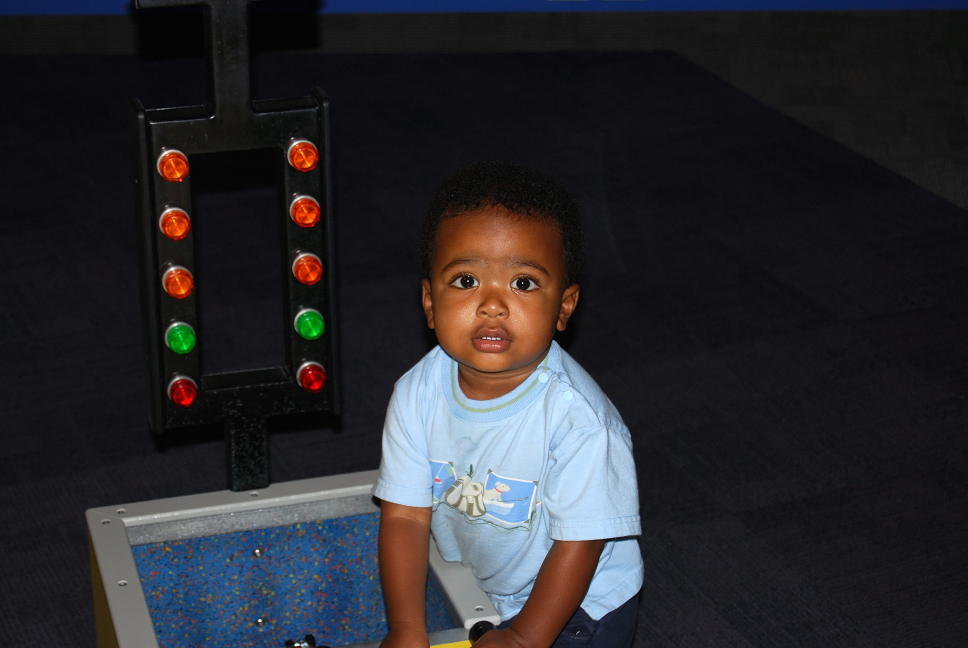
#> input picture Lectures/LEC3_Jan30/Isaac.jpg, 3872 x 2592 px (shown at 1/4 size)
$ jupyter execute --allow-errors 'Histogram Processing.ipynb'
#> lines starting #> are read from the running program, lines starting #| are printed output that depends on the picture
[cell 1]
#Import IP.py module for accessing other modules
ip_path = '~/Desktop/SPRING 2019/IP-ECE447/IP.py'

import os
import sys
sys.path.append(os.path.dirname(os.path.expanduser(ip_path)))

import IP
import numpy as np
import matplotlib.pyplot as plt

## Isaac Image

[cell 2]
isaac = IP.imread("Isaac.jpg");
#> isaac is the input picture: shape (2592, 3872, 3); mean R, G, B 41.8, 41.2, 45.8
IP.imshow(isaac,aspect="auto")

[cell 3]
isaacGray = IP.rgb2gray(isaac)
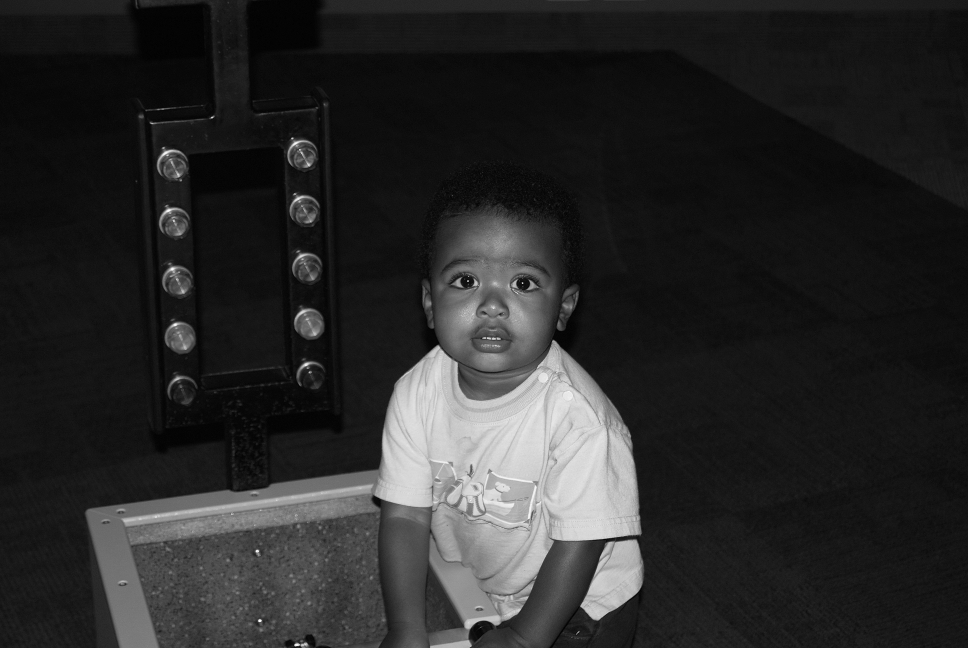
#> isaacGray: shape (2592, 3872) float64 (shown at 1/4 size); min 0, max 1, mean 0.163
isaacGray = IP.imresize(isaacGray,(256,256))
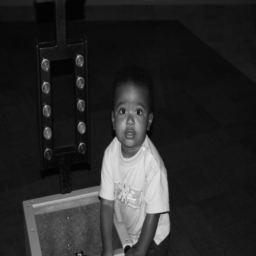
#> isaacGray: shape (256, 256) float64; min 0.0125, max 0.915, mean 0.163
IP.imshow(isaacGray,aspect="auto",cmap="gray"); IP.plt.axis("off")

[cell 4]
isaacGray.max()
#> Out = 0.915

[cell 5]
logIsaac = np.log10(1+np.double(isaacGray))
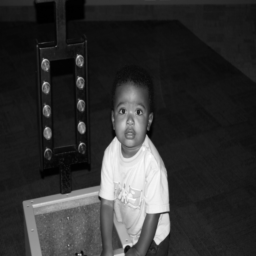
#> logIsaac: shape (256, 256) float64; min 0.0054, max 0.282, mean 0.0606; drawn with min black and max white
IP.imshow(logIsaac,aspect='auto',cmap='gray')

[cell 6]
map = 100 * np.log10(IP.linspace(0,255,256)+1)
map.min()

[cell 7]
IP.plot(map)
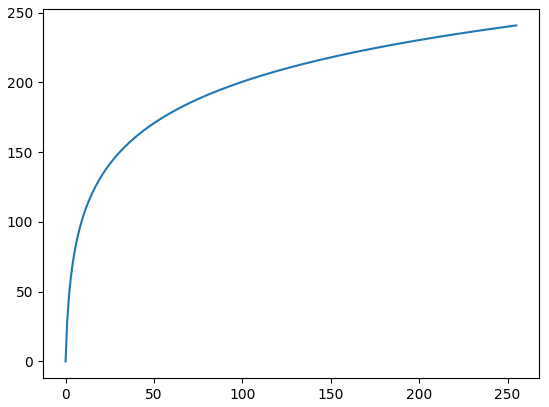
#> figure drawn by matplotlib, 1 panel; curve peaks at x = 255, y = 240.8

[cell 8]
mymap = IP.zeros((256,3))

[cell 9]
#Scale colormap between 0 and 1
map = map - map.min()
map = map/map.max()
mymap[:,0] = map
mymap[:,1] = map
mymap[:,2] = map

map1 = IP.colormap(mymap)

[cell 10]
IP.imshow(isaacGray,aspect="auto",cmap=map1);IP.plt.axis("off")

[cell 11]
IP.subplot(1,3,1);IP.imshow(isaacGray,aspect='auto',cmap="gray");IP.plt.axis("off")
IP.subplot(1,3,2);IP.imshow(isaacGray,aspect='auto',cmap=map1);IP.plt.axis("off")
IP.subplot(1,3,3);IP.imshow(np.log10(1+np.double(isaacGray)),aspect="auto",cmap="gray");IP.plt.axis("off")

## River Image

[cell 12]
river = IP.imread("River.jpg")
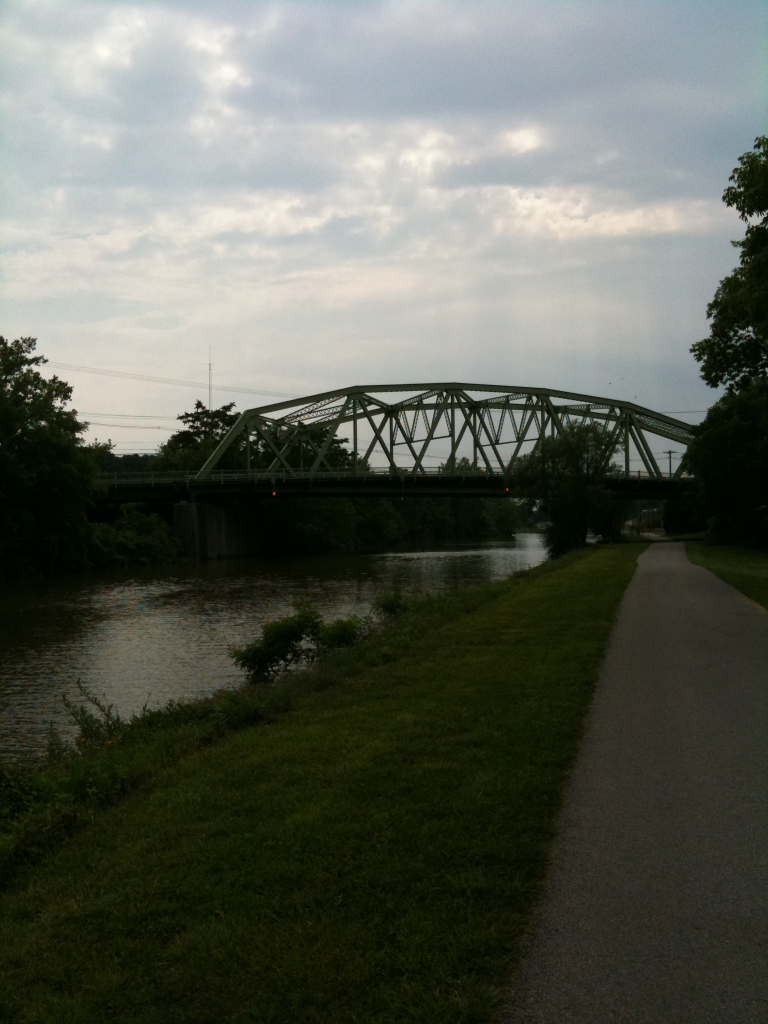
#> input picture Lectures/LEC3_Jan30/River.jpg, 1536 x 2048 px (shown at 1/2 size)
#> river is the input picture: shape (2048, 1536, 3); mean R, G, B 91.2, 94.9, 85.2
river2 = IP.rgb2gray(river)
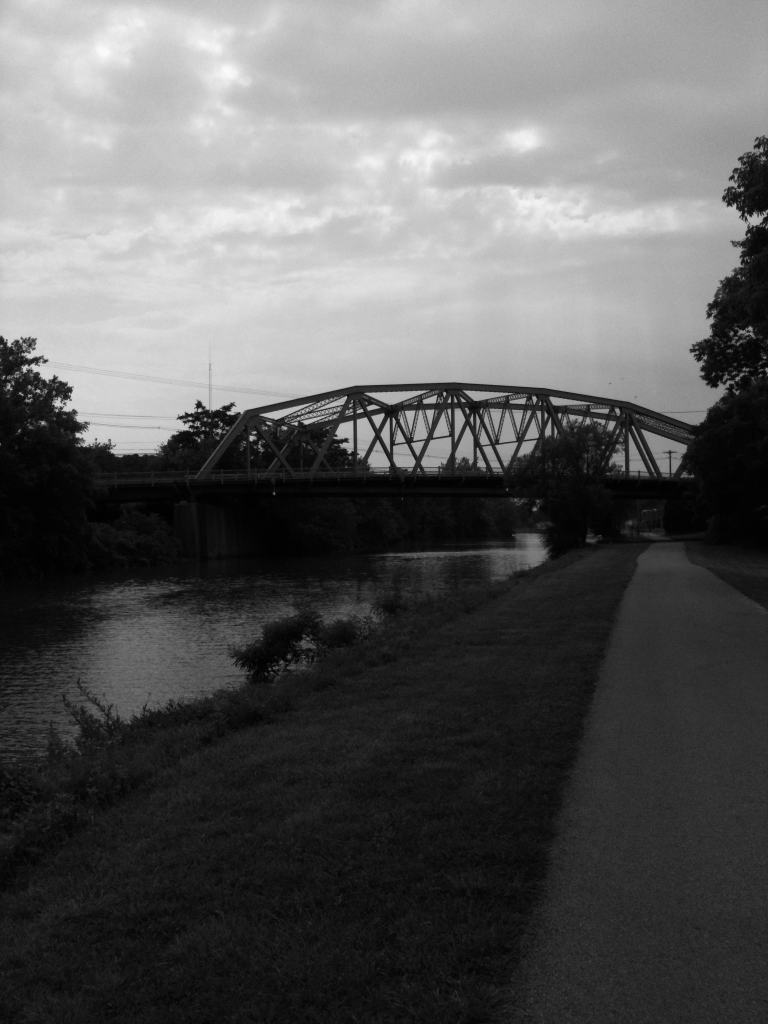
#> river2: shape (2048, 1536) float64 (shown at 1/2 size); min 0.000833, max 0.994, mean 0.366
np.shape(river2)
#> Out = (2048, 1536)
